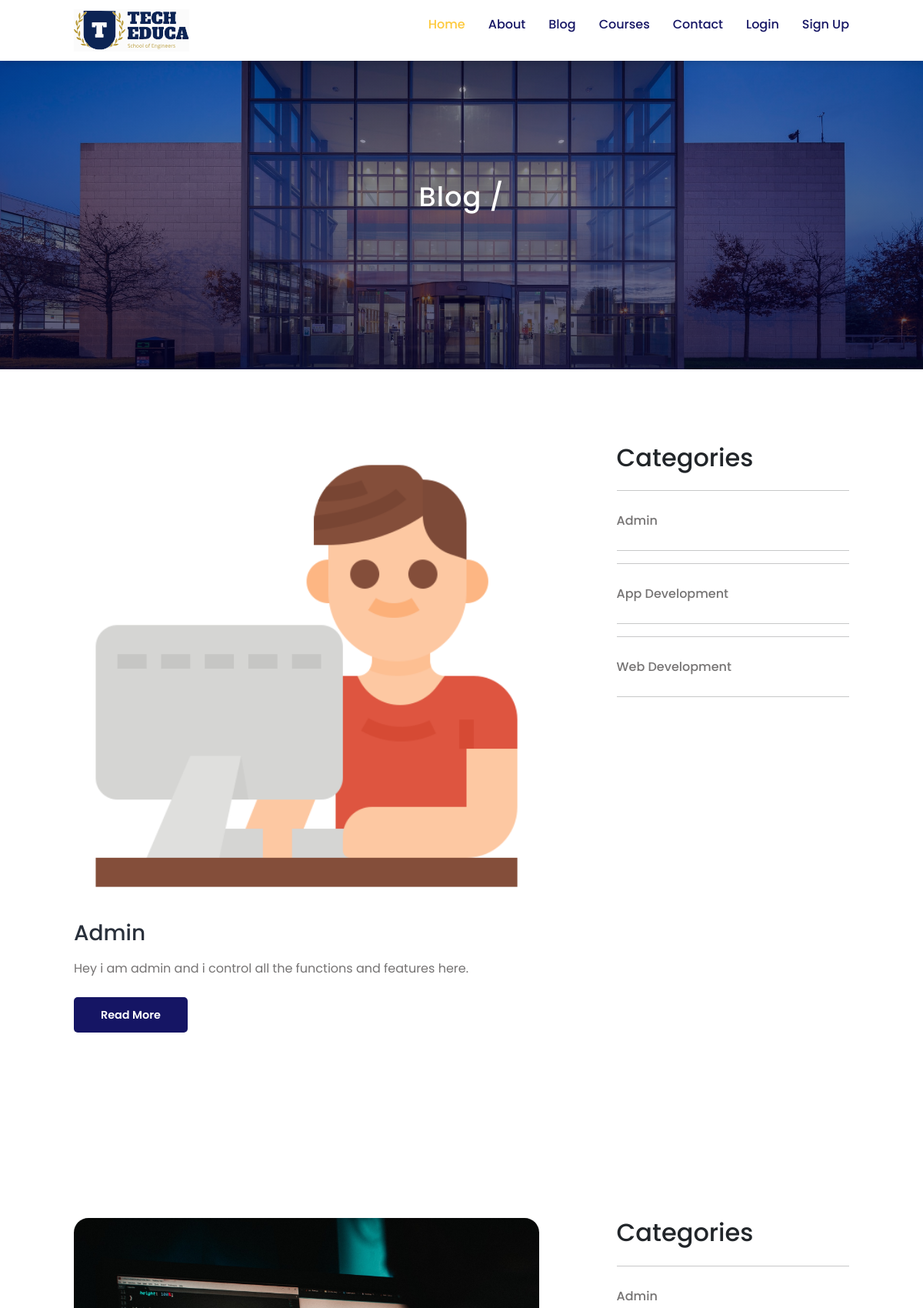
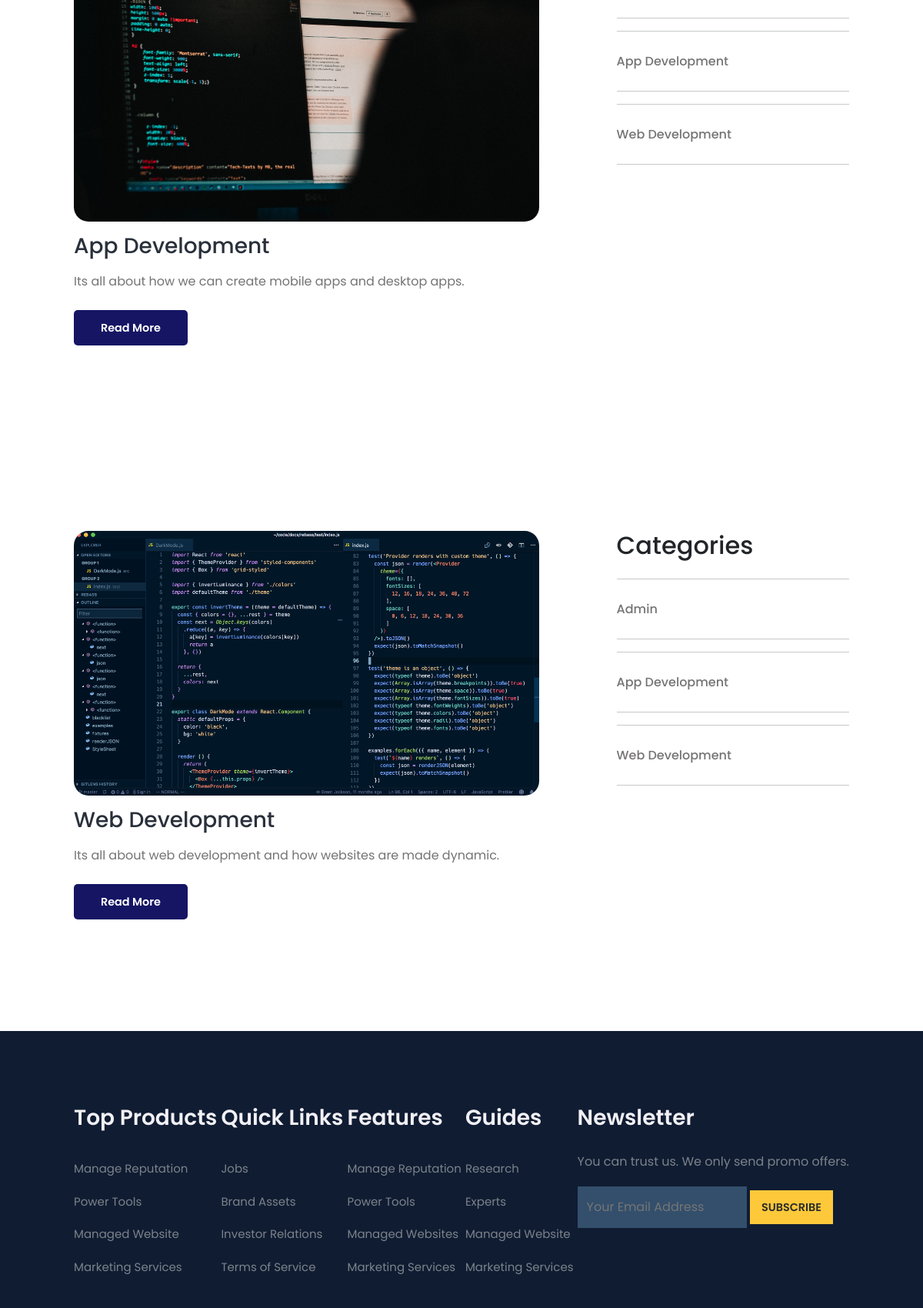
Screenshot of /blog/ (upper part) with the database file from the repository (2 pictures, top to bottom).
### blog/models.py (models this page shows, shortened)
class Post(models.Model):
    title = models.CharField(max_length=200)
    slug = models.SlugField(unique=True, blank=True)  # For clean URLs
    image = models.ImageField(upload_to='blog_images/', blank=True, null=True)
    content = models.TextField()
    created_at = models.DateTimeField(auto_now_add=True)
    extra_details = models.TextField(blank=True, null=True)  # Only for Paid Users
    author = models.ForeignKey(CustomUser, on_delete=models.CASCADE,null=True)

### blog/views.py (the view)
# urls.py: path('', views.blog_list, name='blog_list'),
def blog_list(request):
    posts = Post.objects.all().order_by('-created_at')
    return render(request, 'blog/blog_list.html', {'posts': posts})

### blog/templates/blog/blog_list.html (shortened to what this page needs)
{% extends "base.html" %}
{% load static %}
{% block content %}
        <section id="about-home">
                    <h2>Blog /</h2>
        </section>
        {% for post in posts %}
        <section id="blog-container">
            <div class="blogs">
                <div class="post">
                 {% if post.image %}
                     <img src="{{ post.image.url }}" alt="{{ post.title }}">
                 {% endif %}
                <h3>{{ post.title }}</h3>
                <p>{{ post.content|truncatewords:20 }}</p>
                <a href="{% url 'blog_detail' slug=post.slug %}">Read More</a>
                </div>
             </div>
            <div class="cate">
                <h2>Categories</h2>
                {% for post in posts %}
                <hr>
                <a href="{% url 'blog_detail' slug=post.slug %}">{{ post.title }}</a>
                <hr>
                  {% endfor %}
            </div>
        </section>
        {% endfor %}
{% endblock %}

### static/css/style.css (style rules this page uses)
* { margin: 0; padding: 0; box-sizing: border-box; font-family: "Poppins", sans-serif; }
body { font-family: "Poppins", sans-serif; }
#about-home { background-image: linear-gradient(rgba(9, 5, 54, 0.3) , rgba(5,4,46,0.7)), url("/static/images/back1.jpg"); width: 100%; height: 60vh; background-size: cover; background-position: center; display: flex; flex-direction: column; justify-content: center; align-items: center; text-align: center; padding-top: 40px; }
#about-home h2 { color: #fff; font-size: 2.2rem; letter-spacing: 1px; }
#blog-container { display: flex; align-items: flex-start; justify-content: space-between; padding: 8vw; }
#blog-container .blogs { width: 60%; }
#blog-container .blogs img { width: 100%; border-radius: 19px; }
#blog-container .blogs .post { padding-bottom: 60px; }
#blog-container .blogs .post h3 { color: #29303B; padding: 15px 0 10px 0; }
#blog-container .blogs .post p { color: #757373; padding-bottom: 20px; }
#blog-container .blogs .post a { text-decoration: none; font-size: 0.9rem; padding: 13px 35px; background-color: rgb(21, 21, 100); color: #fff; border-radius: 5px; font-weight: 600; }
#blog-container .cate { width: 30%; }
#blog-container .cate h2 { padding-bottom: 7px; }
#blog-container .cate a { text-decoration: none; color: #757373; line-height: 45px; font-weight: 500; }

### rows the page displays
Post: image (picture), title "Admin", content "Hey i am admin and i control all the functions and features here."
Post: title "App Development", image (picture), content "Its all about how we can create mobile apps and desktop apps."
Post: title "Web Development", image (picture), content "Its all about web development and how websites are made dynamic."
